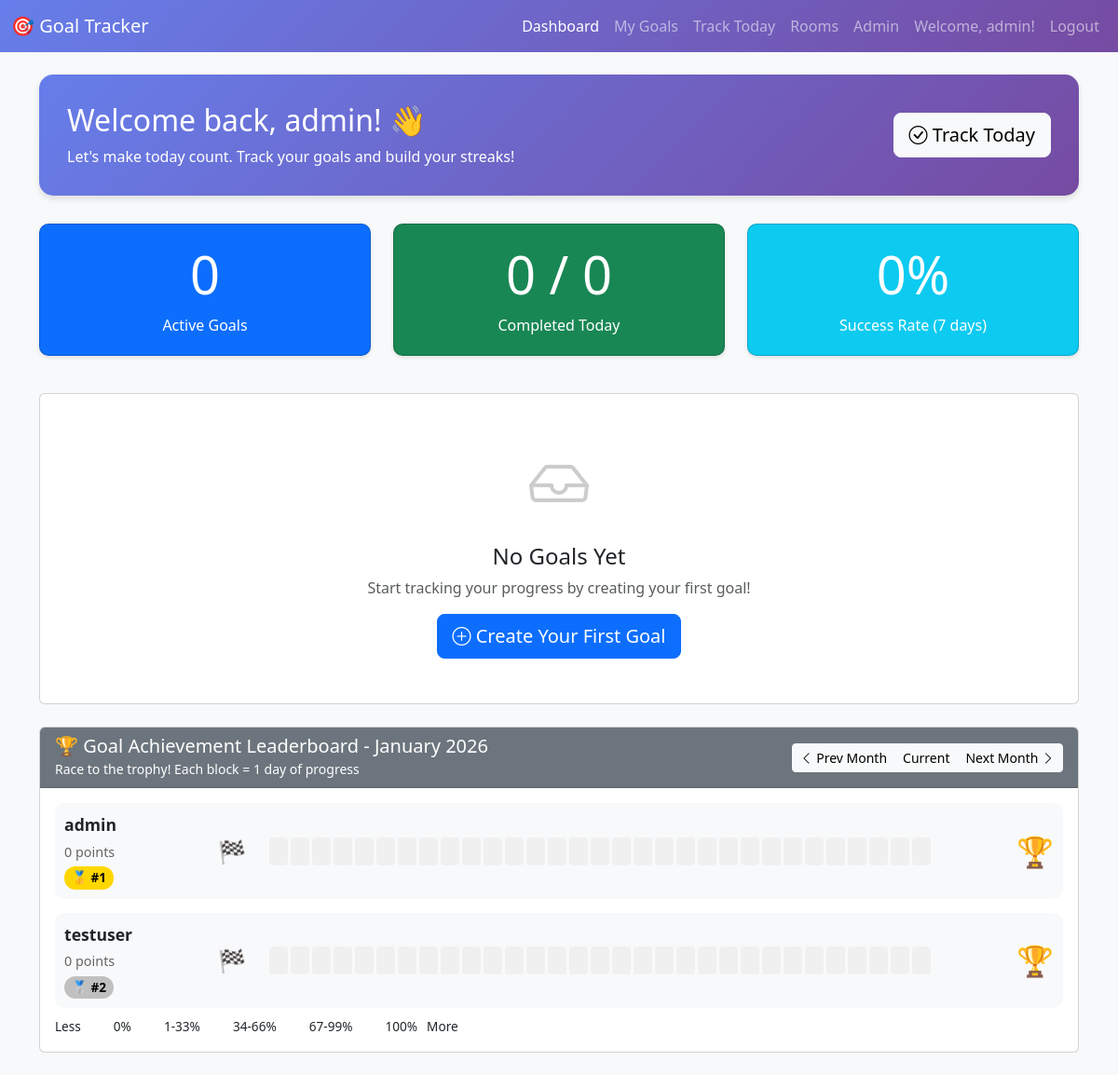
/dashboard.php (signed in), run on the app's committed database.
### tables this page shows
CREATE TABLE IF NOT EXISTS users (
    id INT PRIMARY KEY AUTO_INCREMENT,
    username VARCHAR(50) NOT NULL UNIQUE,
    email VARCHAR(100) NOT NULL UNIQUE,
    password_hash VARCHAR(255) NOT NULL,
    is_admin BOOLEAN DEFAULT FALSE,
    created_at TIMESTAMP DEFAULT CURRENT_TIMESTAMP,
    updated_at TIMESTAMP DEFAULT CURRENT_TIMESTAMP ON UPDATE CURRENT_TIMESTAMP,
    INDEX idx_email (email),
    INDEX idx_username (username)
);

### public/dashboard.php (the view, shortened to what the rows shown need)
<?php
require_once __DIR__ . '/includes/session.php';
require_once __DIR__ . '/includes/goals.php';
$username = getCurrentUsername();
$userId = getCurrentUserId();
$stats = getGoalStats($userId);
$currentMonth = $_GET['month'] ?? date('Y-m');
$monthDate = new DateTime($currentMonth . '-01');
$monthStart = $monthDate->format('Y-m-01');
$monthEnd = $monthDate->format('Y-m-t');
$allUsersCompletion = getAllUsersGoalCompletionPercentage($monthStart, $monthEnd);
$startDate = new DateTime($monthStart);
$endDate = new DateTime($monthEnd);
$dateRange = [];
for ($date = clone $startDate; $date <= $endDate; $date->modify('+1 day')) {
    $dateRange[] = $date->format('Y-m-d');
}
$userScores = [];
foreach ($allUsersCompletion as $date => $users) {
    foreach ($users as $uid => $data) {
        if (!isset($userScores[$uid])) {
            $userScores[$uid] = [
                'username' => $data['username'],
                'score' => 0,
                'days' => []
            ];
        }
        $percentage = $data['percentage'];
        if ($percentage == 100) {
            $points = 10;
        } elseif ($percentage >= 67) {
            $points = 7;
        } elseif ($percentage >= 34) {
            $points = 5;
        } elseif ($percentage >= 1) {
            $points = 2;
        } else {
            $points = 0;
        }
        $userScores[$uid]['score'] += $points;
        $userScores[$uid]['days'][$date] = $data;
    }
}
uasort($userScores, function($a, $b) {
    return $b['score'] - $a['score'];
});
?>
<!DOCTYPE html>
<html lang="en">
<head>
    <link href="https://cdn.jsdelivr.net/npm/bootstrap@5.3.0/dist/css/bootstrap.min.css" rel="stylesheet">
    <link href="https://cdn.jsdelivr.net/npm/bootstrap-icons@1.11.0/font/bootstrap-icons.css" rel="stylesheet">
</head>
<body>
    <div class="container mt-4">
        <div class="welcome-card">
            <div class="row align-items-center">
                <div class="col-md-8">
                    <h2>Welcome back, <?= htmlspecialchars($username) ?>! 👋</h2>
                </div>
            </div>
        </div>
        <div class="row mb-4">
            <div class="col-md-4 mb-3">
                <div class="card stat-card bg-primary text-white">
                    <h1 class="display-4"><?= $stats['total_active'] ?></h1>
                </div>
            </div>
            <div class="col-md-4 mb-3">
                <div class="card stat-card bg-success text-white">
                    <h1 class="display-4"><?= $stats['completed_today'] ?> / <?= $stats['total_active'] ?></h1>
                </div>
            </div>
            <div class="col-md-4 mb-3">
                <div class="card stat-card bg-info text-white">
                    <h1 class="display-4"><?= $stats['success_rate_7days'] ?>%</h1>
                </div>
            </div>
        </div>
        <div class="card mb-4">
            <div class="card-body">
                <?php if (!empty($userScores)): ?>
                    <div class="leaderboard-container">
                        <?php foreach ($userScores as $uid => $userData): ?>
                            <div class="race-track">
                                <div class="track-user-info">
                                    <div class="track-username"><?= htmlspecialchars($userData['username']) ?></div>
                                    <div class="track-score"><?= $userData['score'] ?> points</div>
                                    <div class="track-rank <?= $userData['rank'] <= 3 ? 'rank-' . $userData['rank'] : 'rank-other' ?>">
                                        <?php
                                        if ($userData['rank'] == 1) echo '🥇 #1';
                                        elseif ($userData['rank'] == 2) echo '🥈 #2';
                                        elseif ($userData['rank'] == 3) echo '🥉 #3';
                                        else echo '#' . $userData['rank'];
                                        ?>
                                    </div>
                                </div>
                                <div class="start-flag">🏁</div>
                                <div class="track-progress">
                                    <?php foreach ($dateRange as $date): ?>
                                        <?php
                                        $dayData = $userData['days'][$date] ?? ['percentage' => 0, 'total_goals' => 0, 'completed_goals' => 0];
                                        $percentage = $dayData['percentage'];
                                        if ($percentage == 0) {
                                            $colorClass = 'percent-0';
                                        } elseif ($percentage <= 33) {
                                            $colorClass = 'percent-1-33';
                                        } elseif ($percentage <= 66) {
                                            $colorClass = 'percent-34-66';
                                        } elseif ($percentage < 100) {
                                            $colorClass = 'percent-67-99';
                                        } else {
                                            $colorClass = 'percent-100';
                                        }
                                        $title = date('M j, Y', strtotime($date)) . ': ' .
                                                 $dayData['completed_goals'] . ' of ' .
                                                 $dayData['total_goals'] . ' goals (' .
                                                 $percentage . '%)';
                                        echo '<div class="track-block ' . $colorClass . '" title="' . htmlspecialchars($title) . '"></div>';
                                        ?>
                                    <?php endforeach; ?>
                                </div>
                                <div class="track-finish">🏆</div>
                            </div>
                        <?php endforeach; ?>
                    </div>
                <?php else: ?>
                    <div class="text-center py-5">
                        <p class="text-muted">No goal completion data for this month yet.</p>
                    </div>
                <?php endif; ?>
            </div>
        </div>
    </div>
</body>
</html>

### data on the page
users: username "admin", score "0", shows "🥇 #1"
users: username "testuser", score "0", shows "🥈 #2"

### other printed values
$username "admin"
$stats['total_active'] "0"
$stats['completed_today'] "0"
$stats['success_rate_7days'] "0"
